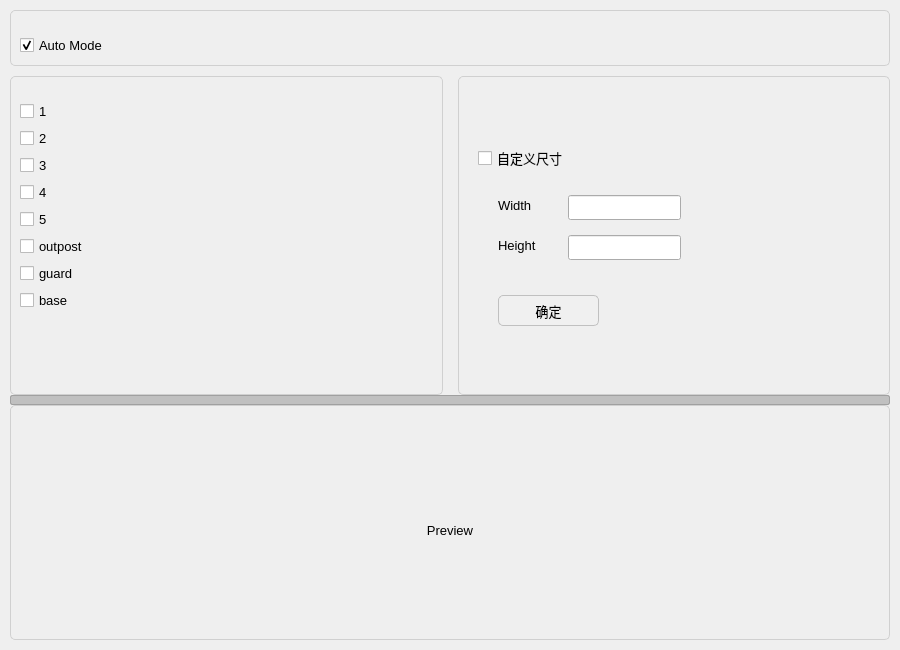
<?xml version="1.0" encoding="UTF-8"?>
<ui version="4.0">
 <class>cls</class>
 <widget class="QWidget" name="cls">
  <property name="geometry">
   <rect>
    <x>0</x>
    <y>0</y>
    <width>900</width>
    <height>650</height>
   </rect>
  </property>
  <property name="sizePolicy">
   <sizepolicy hsizetype="Expanding" vsizetype="Expanding">
    <horstretch>0</horstretch>
    <verstretch>0</verstretch>
   </sizepolicy>
  </property>
  <property name="windowTitle">
   <string>Image Classification</string>
  </property>
  <property name="styleSheet">
   <string notr="true">QWidget {
    font-family: 'Segoe UI', sans-serif;
    font-size: 10pt;
}
QGroupBox {
    border: 1px solid #d0d0d0;
    border-radius: 5px;
    margin-top: 1ex;
    padding-top: 15px;
}
QGroupBox::title {
    subcontrol-origin: margin;
    subcontrol-position: top center;
    padding: 0 5px;
    background: transparent;
}
QSplitter::handle {
    background: #c0c0c0;
    border: 1px solid #a0a0a0;
    border-radius: 2px;
}</string>
  </property>
  <layout class="QVBoxLayout" name="mainLayout">
   <property name="spacing">
    <number>10</number>
   </property>
   <property name="leftMargin">
    <number>10</number>
   </property>
   <property name="topMargin">
    <number>10</number>
   </property>
   <property name="rightMargin">
    <number>10</number>
   </property>
   <property name="bottomMargin">
    <number>10</number>
   </property>
   <item>
    <widget class="QGroupBox" name="autoMode">
     <property name="title">
      <string/>
     </property>
     <layout class="QHBoxLayout" name="autoModeLayout">
      <item>
       <widget class="QCheckBox" name="automode">
        <property name="text">
         <string>Auto Mode</string>
        </property>
        <property name="checked">
         <bool>true</bool>
        </property>
       </widget>
      </item>
     </layout>
    </widget>
   </item>
   <item>
    <widget class="QSplitter" name="mainSplitter">
     <property name="orientation">
      <enum>Qt::Vertical</enum>
     </property>
     <property name="handleWidth">
      <number>8</number>
     </property>
     <property name="childrenCollapsible">
      <bool>false</bool>
     </property>
     <widget class="QWidget" name="contentContainer">
      <layout class="QHBoxLayout" name="contentLayout">
       <property name="spacing">
        <number>15</number>
       </property>
       <item>
        <widget class="QGroupBox" name="labelGroup">
         <property name="minimumSize">
          <size>
           <width>200</width>
           <height>0</height>
          </size>
         </property>
         <property name="title">
          <string/>
         </property>
         <layout class="QVBoxLayout" name="labelLayout">
          <item>
           <widget class="QCheckBox" name="one">
            <property name="text">
             <string>1</string>
            </property>
            <attribute name="buttonGroup">
             <string notr="true">classButtonGroup</string>
            </attribute>
           </widget>
          </item>
          <item>
           <widget class="QCheckBox" name="two">
            <property name="text">
             <string>2</string>
            </property>
            <attribute name="buttonGroup">
             <string notr="true">classButtonGroup</string>
            </attribute>
           </widget>
          </item>
          <item>
           <widget class="QCheckBox" name="three">
            <property name="text">
             <string>3</string>
            </property>
            <attribute name="buttonGroup">
             <string notr="true">classButtonGroup</string>
            </attribute>
           </widget>
          </item>
          <item>
           <widget class="QCheckBox" name="four">
            <property name="text">
             <string>4</string>
            </property>
            <attribute name="buttonGroup">
             <string notr="true">classButtonGroup</string>
            </attribute>
           </widget>
          </item>
          <item>
           <widget class="QCheckBox" name="five">
            <property name="text">
             <string>5</string>
            </property>
            <attribute name="buttonGroup">
             <string notr="true">classButtonGroup</string>
            </attribute>
           </widget>
          </item>
          <item>
           <widget class="QCheckBox" name="outpost">
            <property name="text">
             <string>outpost</string>
            </property>
            <attribute name="buttonGroup">
             <string notr="true">classButtonGroup</string>
            </attribute>
           </widget>
          </item>
          <item>
           <widget class="QCheckBox" name="guard">
            <property name="text">
             <string>guard</string>
            </property>
            <attribute name="buttonGroup">
             <string notr="true">classButtonGroup</string>
            </attribute>
           </widget>
          </item>
          <item>
           <widget class="QCheckBox" name="base">
            <property name="text">
             <string>base</string>
            </property>
            <attribute name="buttonGroup">
             <string notr="true">classButtonGroup</string>
            </attribute>
           </widget>
          </item>
          <item>
           <spacer name="verticalSpacer">
            <property name="orientation">
             <enum>Qt::Vertical</enum>
            </property>
            <property name="sizeHint" stdset="0">
             <size>
              <width>20</width>
              <height>40</height>
             </size>
            </property>
           </spacer>
          </item>
         </layout>
        </widget>
       </item>
       <item>
        <widget class="QGroupBox" name="DimensionEdit">
         <property name="title">
          <string/>
         </property>
         <layout class="QVBoxLayout" name="extensionLayout">
          <item>
           <spacer name="verticalSpacer_2">
            <property name="orientation">
             <enum>Qt::Vertical</enum>
            </property>
            <property name="sizeHint" stdset="0">
             <size>
              <width>20</width>
              <height>40</height>
             </size>
            </property>
           </spacer>
          </item>
          <item>
           <widget class="QWidget" name="widget" native="true">
            <property name="minimumSize">
             <size>
              <width>0</width>
              <height>250</height>
             </size>
            </property>
            <widget class="QLabel" name="label">
             <property name="geometry">
              <rect>
               <x>30</x>
               <y>60</y>
               <width>71</width>
               <height>21</height>
              </rect>
             </property>
             <property name="text">
              <string>Width</string>
             </property>
            </widget>
            <widget class="QLineEdit" name="widthEdit">
             <property name="geometry">
              <rect>
               <x>100</x>
               <y>60</y>
               <width>113</width>
               <height>25</height>
              </rect>
             </property>
             <property name="text">
              <string/>
             </property>
            </widget>
            <widget class="QLabel" name="label_2">
             <property name="geometry">
              <rect>
               <x>30</x>
               <y>100</y>
               <width>71</width>
               <height>21</height>
              </rect>
             </property>
             <property name="text">
              <string>Height</string>
             </property>
            </widget>
            <widget class="QLineEdit" name="heightEdit">
             <property name="geometry">
              <rect>
               <x>100</x>
               <y>100</y>
               <width>113</width>
               <height>25</height>
              </rect>
             </property>
             <property name="text">
              <string/>
             </property>
            </widget>
            <widget class="QPushButton" name="sure">
             <property name="geometry">
              <rect>
               <x>30</x>
               <y>160</y>
               <width>101</width>
               <height>31</height>
              </rect>
             </property>
             <property name="styleSheet">
              <string notr="true">QPushButton {
    border: 1px solid #c0c0c0;
    border-radius: 5px;
    background: #f0f0f0;
    padding: 5px;
}
QPushButton:hover {
    background: #e0e0e0;
}
QPushButton:pressed {
    background: #d0d0d0;
}</string>
             </property>
             <property name="text">
              <string>确定</string>
             </property>
            </widget>
            <widget class="QCheckBox" name="checkBox">
             <property name="geometry">
              <rect>
               <x>10</x>
               <y>10</y>
               <width>411</width>
               <height>26</height>
              </rect>
             </property>
             <property name="text">
              <string>自定义尺寸</string>
             </property>
            </widget>
           </widget>
          </item>
         </layout>
        </widget>
       </item>
      </layout>
     </widget>
     <widget class="QGroupBox" name="imageArea">
      <property name="title">
       <string/>
      </property>
      <layout class="QVBoxLayout" name="previewLayout">
       <item>
        <widget class="QLabel" name="picture">
         <property name="minimumSize">
          <size>
           <width>0</width>
           <height>200</height>
          </size>
         </property>
         <property name="text">
          <string>Preview</string>
         </property>
         <property name="alignment">
          <set>Qt::AlignCenter</set>
         </property>
        </widget>
       </item>
      </layout>
     </widget>
    </widget>
   </item>
  </layout>
 </widget>
 <resources/>
 <connections/>
 <buttongroups>
  <buttongroup name="classButtonGroup"/>
 </buttongroups>
</ui>
